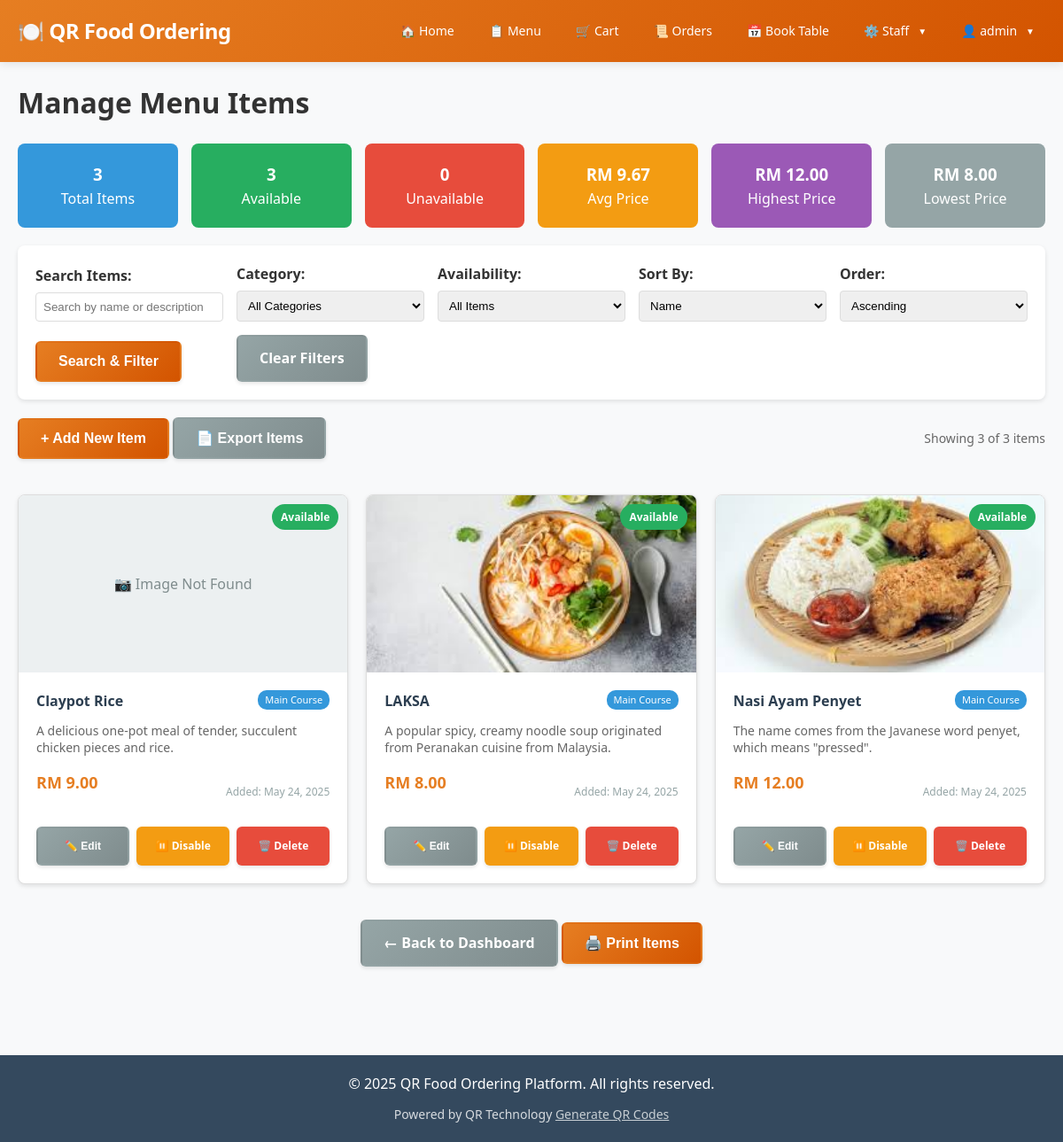
The app's page /staff/manage_items.php (signed in), older data.
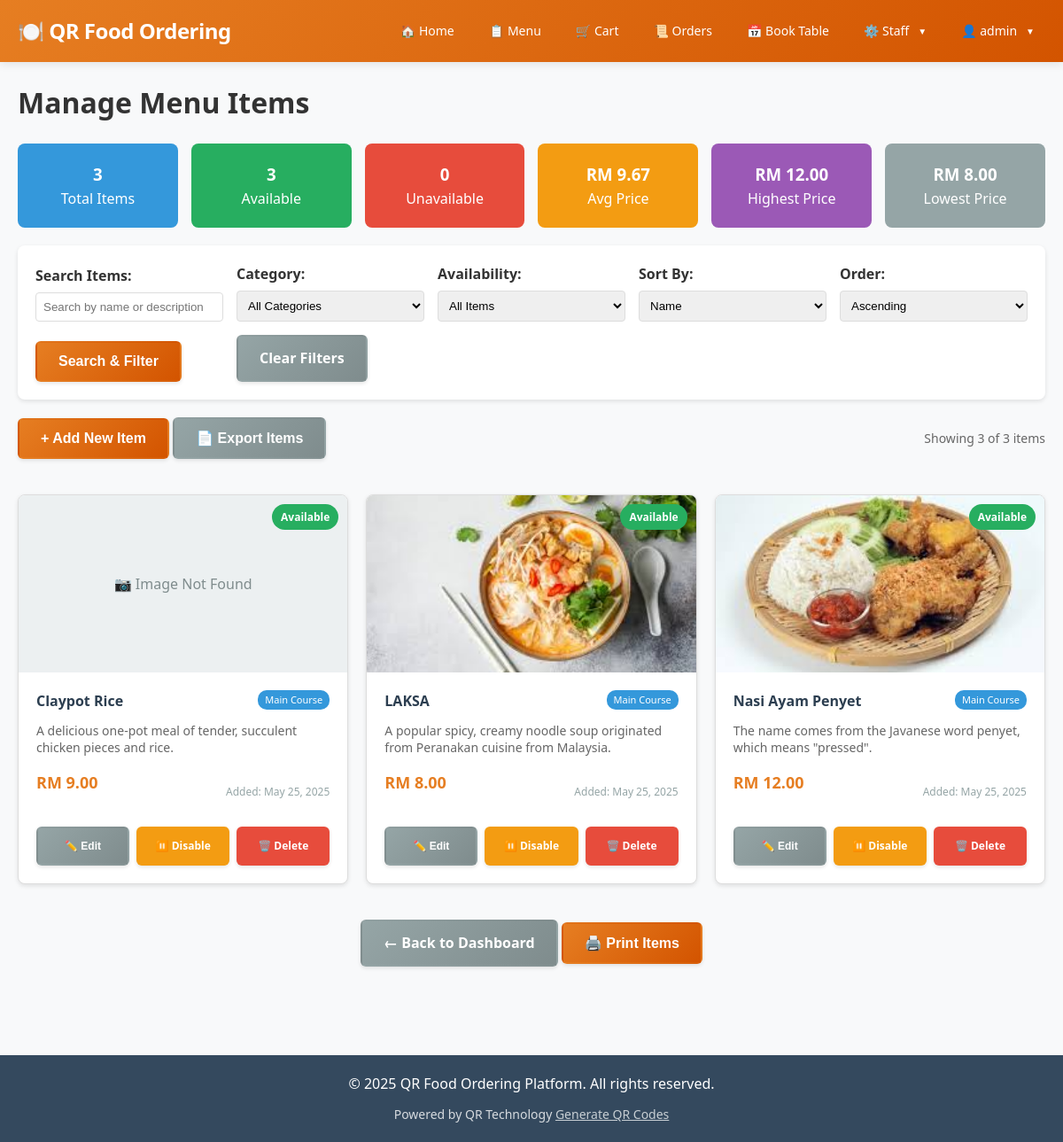
The same page, newer data.
### tables this page shows
CREATE TABLE `menu_items` (
  `id` int(11) NOT NULL,
  `name` varchar(100) NOT NULL,
  `description` text DEFAULT NULL,
  `price` decimal(10,2) NOT NULL,
  `image` varchar(255) DEFAULT NULL,
  `created_at` timestamp NOT NULL DEFAULT current_timestamp(),
  `available` tinyint(1) DEFAULT 1,
  `category` varchar(50) DEFAULT NULL
);

### staff/manage_items.php (the view, shortened to what the rows shown need)
<?php
require_once '../config/database.php';
$search = trim($_GET['search'] ?? '');
$category_filter = $_GET['category'] ?? '';
$availability_filter = $_GET['availability'] ?? '';
$sort_by = $_GET['sort'] ?? 'name';
$sort_order = $_GET['order'] ?? 'ASC';
$where_conditions = [];
$params = [];
$where_clause = !empty($where_conditions) ? 'WHERE ' . implode(' AND ', $where_conditions) : '';
$valid_sorts = ['name', 'price', 'category', 'created_at', 'available'];
$sort_by = in_array($sort_by, $valid_sorts) ? $sort_by : 'name';
$sort_order = ($sort_order === 'DESC') ? 'DESC' : 'ASC';
$page = (int)($_GET['page'] ?? 1);
$limit = 12;
$offset = ($page - 1) * $limit;
$sql = "SELECT * FROM menu_items $where_clause ORDER BY $sort_by $sort_order LIMIT $limit OFFSET $offset";
$stmt = $pdo->prepare($sql);
$stmt->execute($params);
$items = $stmt->fetchAll();
include '../includes/header.php';
?>
<h1>Manage Menu Items</h1>
<?php if (empty($items)): ?>
    <div style="text-align: center; padding: 50px; background: white; border-radius: 8px; box-shadow: 0 2px 5px rgba(0,0,0,0.1);">
        <h3>No items found</h3>
        <p>No items match your search criteria.</p>
        <?php if (!empty($search) || !empty($category_filter) || $availability_filter !== ''): ?>
            <a href="manage_items.php" class="btn">Clear Filters</a>
        <?php else: ?>
            <button onclick="showAddForm()" class="btn">Add Your First Item</button>
        <?php endif; ?>
    </div>
<?php else: ?>
    <div class="menu-grid" style="display: grid; grid-template-columns: repeat(auto-fit, minmax(300px, 1fr)); gap: 20px;">
        <?php foreach ($items as $item): ?>
            <div class="menu-item" style="border: 1px solid #ddd; border-radius: 8px; overflow: hidden; background: white; box-shadow: 0 2px 5px rgba(0,0,0,0.1); position: relative; opacity: <?php echo $item['available'] ? '1' : '0.7'; ?>;">
                <?php if (!$item['available']): ?>
                    <div style="position: absolute; top: 10px; right: 10px; background: #e74c3c; color: white; padding: 5px 10px; border-radius: 15px; font-size: 12px; z-index: 1; font-weight: bold;">
                        Unavailable
                    </div>
                <?php else: ?>
                    <div style="position: absolute; top: 10px; right: 10px; background: #27ae60; color: white; padding: 5px 10px; border-radius: 15px; font-size: 12px; z-index: 1; font-weight: bold;">
                        Available
                    </div>
                <?php endif; ?>
                <div style="height: 200px; background: #f8f9fa; display: flex; align-items: center; justify-content: center; overflow: hidden;">
                    <?php if (!empty($item['image'])): ?>
                        <?php
                        $image_src = filter_var($item['image'], FILTER_VALIDATE_URL)
                            ? $item['image']
                            : '../images/' . $item['image'];
                        ?>
                        <img src="<?php echo htmlspecialchars($image_src); ?>"
                             alt="<?php echo htmlspecialchars($item['name']); ?>"
                             style="width: 100%; height: 100%; object-fit: cover;"
                             onerror="this.style.display='none'; this.nextElementSibling.style.display='flex';">
                        <div style="display: none; width: 100%; height: 100%; background: #ecf0f1; align-items: center; justify-content: center; color: #7f8c8d;">
                            📷 Image Not Found
                        </div>
                    <?php else: ?>
                        <div style="width: 100%; height: 100%; background: #ecf0f1; display: flex; align-items: center; justify-content: center; color: #7f8c8d;">
                            📷 No Image
                        </div>
                    <?php endif; ?>
                </div>
                <div style="padding: 20px;">
                    <div style="display: flex; justify-content: space-between; align-items: start; margin-bottom: 10px;">
                        <h4 style="margin: 0; color: #2c3e50;"><?php echo htmlspecialchars($item['name']); ?></h4>
                        <?php if (!empty($item['category'])): ?>
                            <span style="background: #3498db; color: white; padding: 2px 8px; border-radius: 10px; font-size: 11px;">
                                <?php echo htmlspecialchars($item['category']); ?>
                            </span>
                        <?php endif; ?>
                    </div>
                    <p style="color: #666; margin: 10px 0; font-size: 14px; line-height: 1.4;">
                        <?php echo htmlspecialchars($item['description']); ?>
                    </p>
                    <div style="display: flex; justify-content: space-between; align-items: center; margin: 15px 0;">
                        <div class="price" style="font-size: 18px; font-weight: bold; color: #e67e22;">
                            RM <?php echo number_format($item['price'], 2); ?>
                        </div>
                        <div style="font-size: 12px; color: #95a5a6;">
                            Added: <?php echo date('M j, Y', strtotime($item['created_at'])); ?>
                        </div>
                    </div>
                    <div style="display: grid; grid-template-columns: 1fr 1fr 1fr; gap: 8px; margin-top: 15px;">
                        <button onclick="editItem(
                            <?php echo $item['id']; ?>,
                            '<?php echo addslashes($item['name']); ?>',
                            '<?php echo addslashes($item['description']); ?>',
                            <?php echo $item['price']; ?>,
                            '<?php echo addslashes($item['category'] ?? ''); ?>',
                            '<?php echo addslashes($item['image'] ?? ''); ?>'
                        )" class="btn btn-secondary" style="padding: 8px; font-size: 12px;">
                            ✏️ Edit
                        </button>
                        <a href="?toggle=<?php echo $item['id']; ?>"
                           class="btn" style="padding: 8px; font-size: 12px; text-decoration: none; text-align: center;
                           background: <?php echo $item['available'] ? '#f39c12' : '#27ae60'; ?>;">
                            <?php echo $item['available'] ? '⏸️ Disable' : '✅ Enable'; ?>
                        </a>
                        <a href="?delete=<?php echo $item['id']; ?>"
                           onclick="return confirm('Are you sure you want to delete this item? This action cannot be undone.')"
                           class="btn" style="padding: 8px; font-size: 12px; background: #e74c3c; text-decoration: none; text-align: center;">
                            🗑️ Delete
                        </a>
                    </div>
                </div>
            </div>
        <?php endforeach; ?>
    </div>
<?php endif; ?>
<?php include '../includes/footer.php'; ?>

Row changes from the older to the newer data that the page shows:
changed menu_items "Claypot Rice": created_at "May 24, 2025" → "May 25, 2025"
changed menu_items "LAKSA": created_at "May 24, 2025" → "May 25, 2025"
changed menu_items "Nasi Ayam Penyet": created_at "May 24, 2025" → "May 25, 2025"
